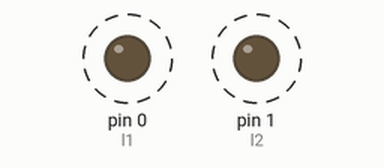
This sketch was run on a simulated Arduino Uno, built with avr-gcc and run on an emulated ATmega328P. On the bench: output pins drawn as LEDs (lit = HIGH). Dashed ring = blinking.

Above: at 0.05 s.
Timing chart, 0 to 3.0 s (numbered marks = the images above):
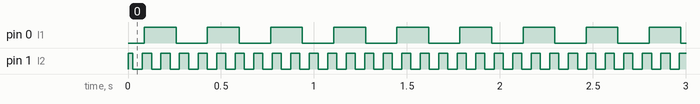

The sketch:

attin13_pwm_2_led_blink.ino
```cpp
#define l1 0
#define l2 1

unsigned long t=0,t1=0,w=1;
uint8_t v1=1,d1=1,s1=3,v2=255,d2=0,s2=10;

void setup() {
  pinMode (l1,OUTPUT);
  pinMode (l2,OUTPUT);
}

void loop() {
  t=millis();
  if(t-t1>w){
    t1=t;
    //l1 value change
    if (d1==0) { if(v1>(s1+1)) {v1-=s1;} else {d1=1;}}
    if (d1==1) {if(v1<=(254-s1)) {v1+=s1;} else {d1=0;}}


    //l2 value change
    if (d2==0) {if(v2>(s2+1)) v2-=s2; else d2=1;}
    if (d2==1) {if(v2<=(254-s2)) v2+=s2; else d2=0;}


  }

  analogWrite(l1,v1);
  analogWrite(l2,v2);
}// loop
```

Measured:
- by itself, pin 0 (l1): alternates HIGH for 0.17 s and LOW for 0.17 s
- by itself, pin 1 (l2): alternates HIGH for 0.05 s and LOW for 0.05 s
